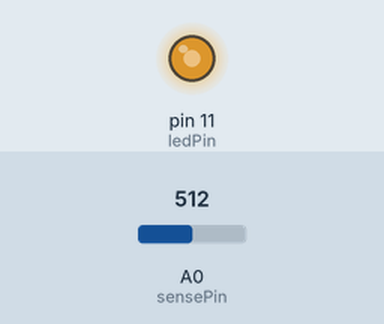
This sketch was run on a simulated Arduino Uno, built with avr-gcc and run on an emulated ATmega328P. On the bench: output pins drawn as LEDs (lit = HIGH). The test bench sets the inputs (shaded band); at power-on: A0 (sensePin) = 512.

Above: at 1.2 s.
1.3 s: A0 (sensePin) set to 716
At 2.3 s:
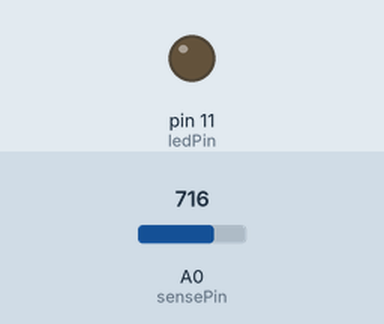
2.8 s: A0 (sensePin) set to 664
4.3 s: A0 (sensePin) set to 640
At 4.9 s:
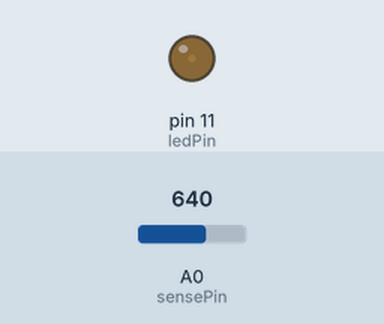
5.8 s: A0 (sensePin) set to 306
At 6.2 s:
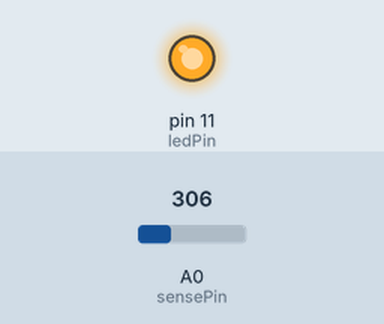
7.3 s: A0 (sensePin) set to 900
At 8.5 s:
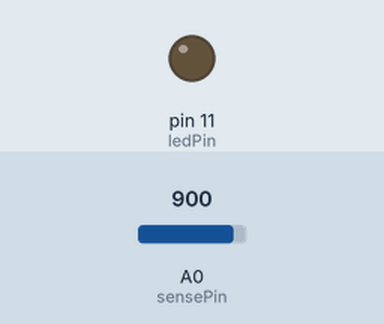
8.8 s: A0 (sensePin) set to 245
At 10.0 s:
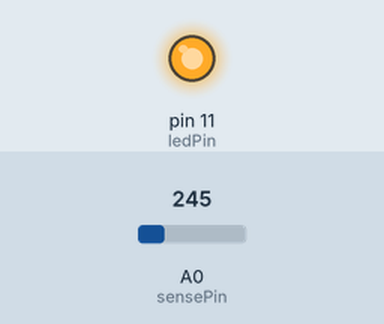
Timing chart, 0 to 11.3 s (numbered marks = the images above; inputs shaded):
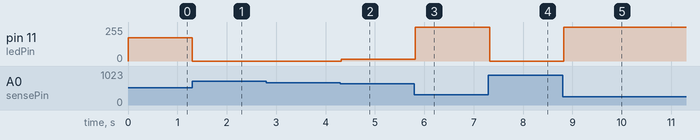

Measured:
- after the input at 1.3 s, pin 11 (ledPin): 176/255 → 0/255 at once
- after the input at 2.8 s, every drawn part: stays the same
- after the input at 4.3 s, pin 11 (ledPin): 0/255 → 13/255 at once
- after the input at 5.8 s, pin 11 (ledPin): 13/255 → 255/255 at once
- after the input at 7.3 s, pin 11 (ledPin): 255/255 → 0/255 at once
- after the input at 8.8 s, pin 11 (ledPin): 0/255 → 255/255 at once

The sketch:

senseBrightensLED.ino
```cpp
int sensePin = 0;
int ledPin = 11;
int ledLevel = 0;

void setup()
{
  pinMode(sensePin, INPUT);
  analogReference(DEFAULT); // this line isn't necessary
  pinMode(ledPin, OUTPUT);

  Serial.begin(9600);
}

void loop()
{
  //Serial.println(analogRead(sensePin));
  //ledLevel = 254 - ((analogRead(sensePin) / 1024.0) * 255.0);
  int val = constrain(analogRead(sensePin), 450, 650); // limits val between 450-650
  ledLevel = map(val, 450, 650, 255, 0); // changes values 450-650 to 255-0
  //Serial.println(ledLevel);
  if( ledLevel >= 0 && ledLevel <= 255) // just to make sure
    analogWrite(ledPin, ledLevel);
  delay(100);
}
```
